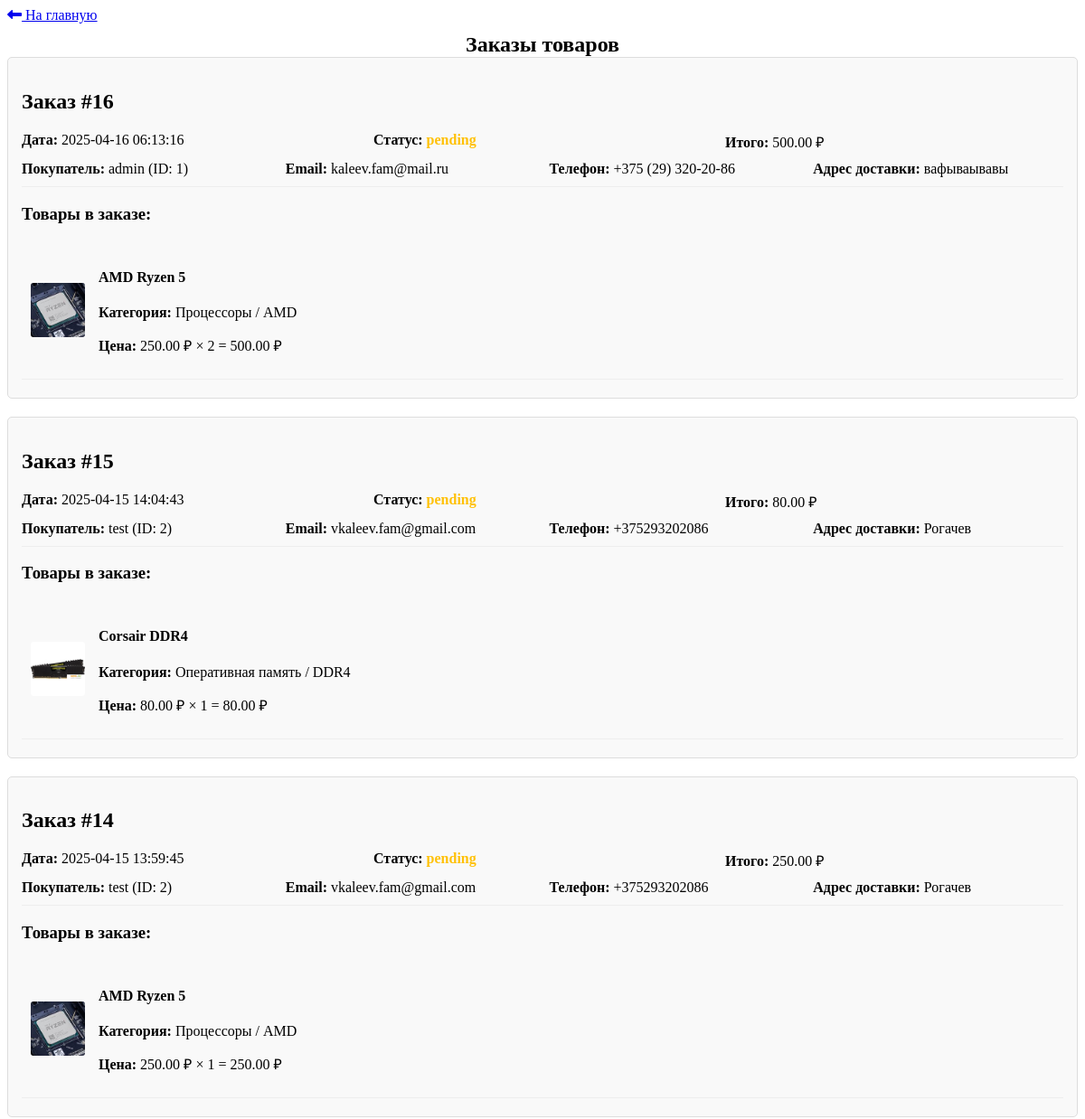
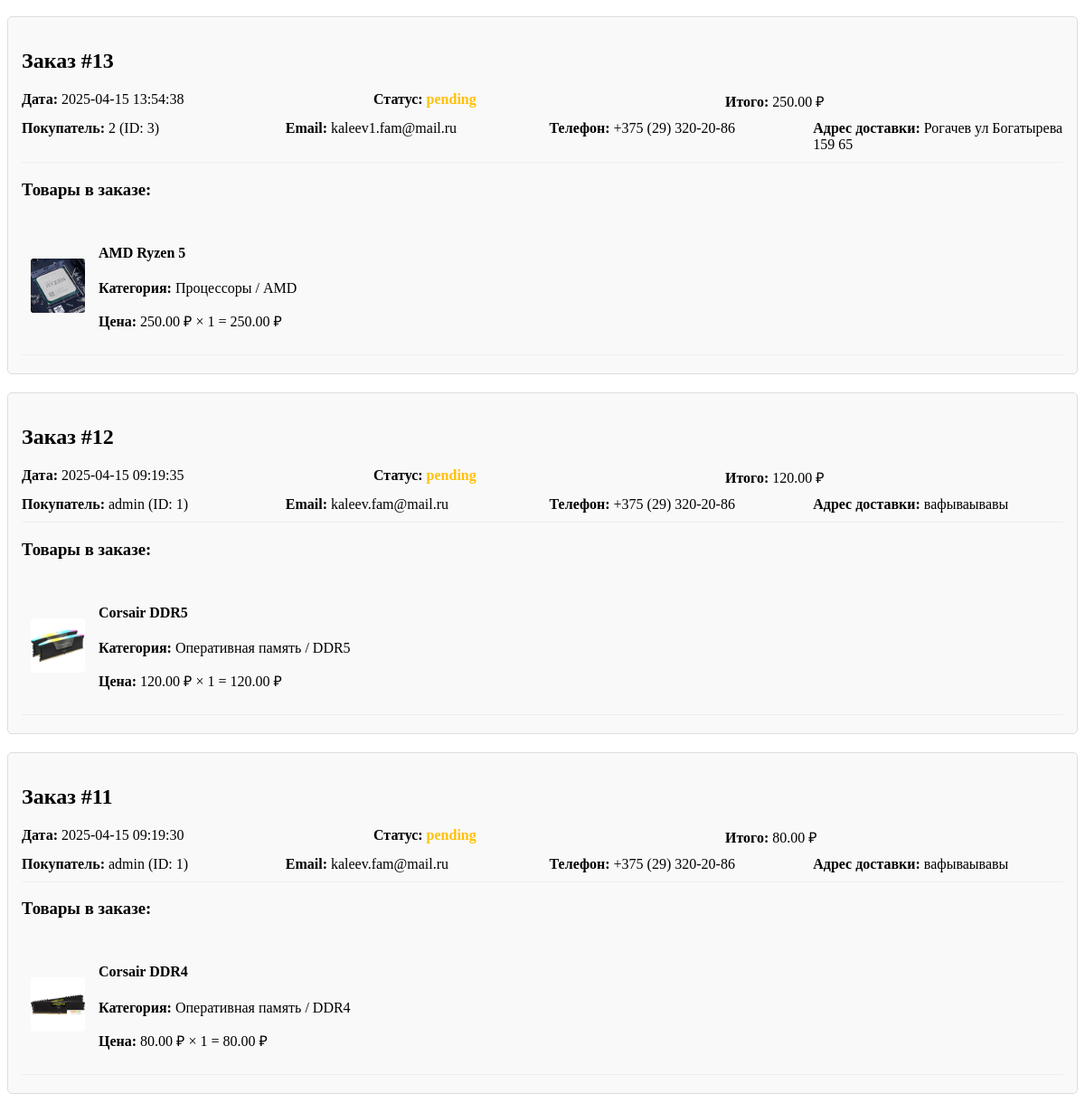
Page /view_order.php on the committed database (2 pictures, top to bottom).
### tables this page shows
CREATE TABLE `orders` (
  `id` int(11) NOT NULL,
  `user_id` int(11) NOT NULL,
  `total_price` decimal(10,2) NOT NULL,
  `created_at` timestamp NOT NULL DEFAULT current_timestamp(),
  `status` enum('pending','completed','cancelled') DEFAULT 'pending',
  `order_date` timestamp NOT NULL DEFAULT current_timestamp(),
  `comment` text NOT NULL,
  `delivery_address` text DEFAULT NULL
);

CREATE TABLE `users` (
  `id` int(11) NOT NULL,
  `username` varchar(50) NOT NULL,
  `password` varchar(255) NOT NULL,
  `email` varchar(100) NOT NULL,
  `phone` varchar(20) DEFAULT NULL,
  `address` text DEFAULT NULL
);

CREATE TABLE `products` (
  `id` int(11) NOT NULL,
  `name` varchar(100) NOT NULL,
  `description` text DEFAULT NULL,
  `price` decimal(10,2) NOT NULL,
  `quantity` int(11) NOT NULL,
  `category` varchar(100) DEFAULT NULL,
  `subcategory` varchar(100) DEFAULT NULL,
  `image` varchar(255) DEFAULT NULL
);

CREATE TABLE `order_items` (
  `id` int(11) NOT NULL,
  `order_id` int(11) NOT NULL,
  `product_id` int(11) NOT NULL,
  `quantity` int(11) NOT NULL,
  `price` decimal(10,2) NOT NULL
);

### view_order.php (the view, shortened to what this page needs)
<?php
require 'db_.php';
$query = "SELECT
    o.id AS order_id,
    o.order_date,
    o.total_price AS order_total,
    o.status,
    o.comment,
    o.delivery_address,
    u.id AS user_id,
    u.username,
    u.email,
    u.phone,
    u.address AS user_address,
    oi.id AS order_item_id,
    oi.quantity,
    oi.price AS item_price,
    p.id AS product_id,
    p.name AS product_name,
    p.description AS product_description,
    p.price AS product_price,
    p.quantity AS product_stock,
    p.category,
    p.subcategory,
    p.image AS product_image
FROM
    orders o
JOIN
    users u ON o.user_id = u.id
JOIN
    order_items oi ON o.id = oi.order_id
JOIN
    products p ON oi.product_id = p.id
ORDER BY
    o.order_date DESC, o.id, oi.id";
$result = mysqli_query($db, $query);
?>
<!DOCTYPE html>
<html lang="ru">
<head>
    <link rel="stylesheet" href="https://cdnjs.cloudflare.com/ajax/libs/font-awesome/6.4.0/css/all.min.css">
    <link rel="stylesheet" href="./css/stylesvo.css">
</head>
<body>
    <a href="index.php" class="home-link">
        <i class="fas fa-long-arrow-alt-left"></i> На главную
    </a>
    <div class="container">
        <section>
            <h1 class="cat">Заказы товаров</h1>
            <?php
            $current_order_id = null;
            $first_row = true;
            while ($row = mysqli_fetch_assoc($result)) {
                if ($current_order_id !== $row['order_id']) {
                    if (!$first_row) {
                        echo '</div></div>';
                    }
                    $first_row = false;
                    $current_order_id = $row['order_id'];
                    echo '<div class="order-container">';
                    echo '<div class="order-header">';
                    echo '<h2>Заказ #' . htmlspecialchars($row['order_id']) . '</h2>';
                    echo '<div class="order-meta">';
                    echo '<div><strong>Дата:</strong> ' . htmlspecialchars($row['order_date']) . '</div>';
                    echo '<div><strong>Статус:</strong> <span class="status-' .
                         htmlspecialchars(strtolower($row['status'])) . '">' .
                         htmlspecialchars($row['status']) . '</span></div>';
                    echo '<div><strong>Итого:</strong> ' .
                         number_format($row['order_total'], 2, '.', ' ') . ' ₽</div>';
                    echo '</div>';
                    echo '<div class="order-meta">';
                    echo '<div><strong>Покупатель:</strong> ' .
                         htmlspecialchars($row['username']) . ' (ID: ' .
                         htmlspecialchars($row['user_id']) . ')</div>';
                    echo '<div><strong>Email:</strong> ' . htmlspecialchars($row['email']) . '</div>';
                    echo '<div><strong>Телефон:</strong> ' .
                         htmlspecialchars($row['phone'] ?? 'не указан') . '</div>';
                    echo '<div><strong>Адрес доставки:</strong> ' .
                         htmlspecialchars($row['delivery_address'] ?? $row['user_address'] ?? 'не указан') . '</div>';
                    echo '</div>';
                    echo '</div>';
                    echo '<div class="order-items">';
                    echo '<h3>Товары в заказе:</h3>';
                }
                echo '<div class="product-item">';
                echo '<img src="' . htmlspecialchars($row['product_image'] ?: 'images/no-image.jpg') .
                     '" alt="' . htmlspecialchars($row['product_name']) . '" class="product-image">';
                echo '<div class="product-info">';
                echo '<h4>' . htmlspecialchars($row['product_name']) . '</h4>';
                echo '<p><strong>Категория:</strong> ' .
                     htmlspecialchars($row['category'] . ($row['subcategory'] ? ' / ' . $row['subcategory'] : '')) . '</p>';
                echo '<p><strong>Цена:</strong> ' . number_format($row['item_price'], 2, '.', ' ') . ' ₽ × ' .
                     htmlspecialchars($row['quantity']) . ' = ' .
                     number_format($row['quantity'] * $row['item_price'], 2, '.', ' ') . ' ₽</p>';
                echo '</div>';
                echo '</div>';
            }
            if (!$first_row) {
                echo '</div></div>';
            } else {
                echo '<p>Заказов не найдено.</p>';
            }
            ?>
        </section>
    </div>
</body>
</html>

### css/stylesvo.css (style rules this page uses)
.cat { margin: 0 auto; text-align: center; padding: 10px 0 0 0; }

### view_order.php (style rules this page uses)
.order-container { border: 1px solid #ddd; border-radius: 5px; margin-bottom: 20px; padding: 15px; background: #f9f9f9; }
.order-header { margin-bottom: 15px; padding-bottom: 10px; border-bottom: 1px solid #eee; }
.order-items { margin-top: 15px; }
.product-item { display: flex; align-items: center; padding: 10px; border-bottom: 1px solid #eee; margin-bottom: 5px; }
.product-image { width: 60px; height: 60px; object-fit: cover; margin-right: 15px; border-radius: 3px; }
.product-info { flex-grow: 1; }
.status-pending { color: #ffc107; font-weight: bold; }
.order-meta { display: flex; flex-wrap: wrap; gap: 15px; margin-top: 10px; }
.order-meta div { flex: 1; min-width: 200px; }

### rows in the picture
orders: id "16", order_date "2025-04-16 06:13:16", status "pending", total_price "500.00", user.username "admin", user "1", user.email "kaleev.fam@mail.ru", user.phone "+375 (29) 320-20-86", user.address "вафываывавы", products.image (picture), products.name "AMD Ryzen 5", products.category+subcategory "Процессоры / AMD", order_items.price "250.00", order_items.quantity "2", order_items.quantity+price "500.00"
orders: id "15", order_date "2025-04-15 14:04:43", status "pending", total_price "80.00", user.username "test", user "2", user.email "vkaleev.fam@gmail.com", user.phone "+375293202086", user.address "Рогачев", products.image (picture), products.name "Corsair DDR4", products.category+subcategory "Оперативная память / DDR4", order_items.price "80.00", order_items.quantity "1"
orders: id "14", order_date "2025-04-15 13:59:45", status "pending", total_price "250.00", user.username "test", user "2", user.email "vkaleev.fam@gmail.com", user.phone "+375293202086", user.address "Рогачев", products.image (picture), products.name "AMD Ryzen 5", products.category+subcategory "Процессоры / AMD", order_items.price "250.00", order_items.quantity "1"
orders: id "13", order_date "2025-04-15 13:54:38", status "pending", total_price "250.00", user.username "2", user "3", user.email "kaleev1.fam@mail.ru", user.phone "+375 (29) 320-20-86", user.address "Рогачев ул Богатырева 159 65", products.image (picture), products.name "AMD Ryzen 5", products.category+subcategory "Процессоры / AMD", order_items.price "250.00", order_items.quantity "1"
orders: id "12", order_date "2025-04-15 09:19:35", status "pending", total_price "120.00", user.username "admin", user "1", user.email "kaleev.fam@mail.ru", user.phone "+375 (29) 320-20-86", user.address "вафываывавы", products.image (picture), products.name "Corsair DDR5", products.category+subcategory "Оперативная память / DDR5", order_items.price "120.00", order_items.quantity "1"
orders: id "11", order_date "2025-04-15 09:19:30", status "pending", total_price "80.00", user.username "admin", user "1", user.email "kaleev.fam@mail.ru", user.phone "+375 (29) 320-20-86", user.address "вафываывавы", products.image (picture), products.name "Corsair DDR4", products.category+subcategory "Оперативная память / DDR4", order_items.price "80.00", order_items.quantity "1"
